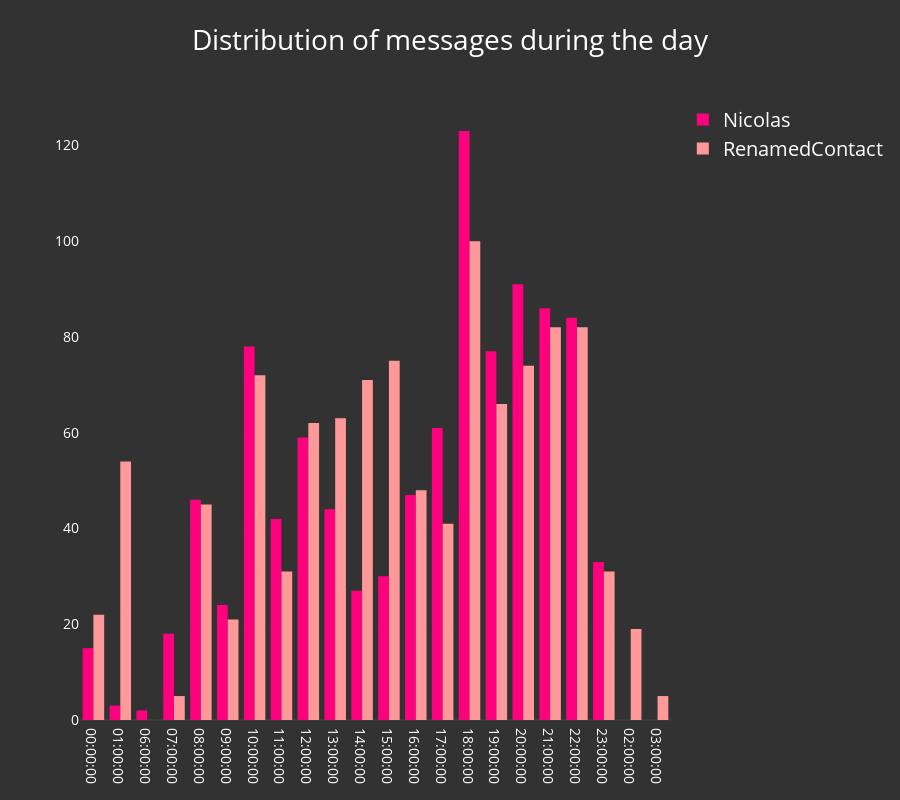

Notebook cell for this chart:
### Code cell
iplot(wa.plot_intraday_active_time(nb_mode=True))

### Figure 1 — Plotly figure (JSON) as saved in the notebook; plotly's stock layout.template omitted (floating-point values rounded to 4 significant figures; data arrays with more than 128 entries replaced by an {"elided": "..."} marker saying what was removed)
{"data": [{"marker": {"color": "rgba(255, 0, 127, 1)"}, "name": "Nicolas", "type": "histogram", "uid": "d67cd4cc-cdf4-4d6c-aa43-58885bebf50a", "x": {"elided": "990 str values"}}, {"marker": {"color": "rgba(255, 153, 153, 1)"}, "name": "RenamedContact", "type": "histogram", "uid": "73d0d410-0f0d-4e01-b938-f615b9b4adc0", "x": {"elided": "1069 str values"}}], "layout": {"font": {"color": "white", "size": 20}, "height": 800, "paper_bgcolor": "rgba(50, 50, 50, 1)", "plot_bgcolor": "rgba(50, 50, 50, 1)", "title": "Distribution of messages during the day", "xaxis": {"automargin": true, "showticklabels": true, "tickfont": {"color": "white", "size": 14}, "titlefont": {"color": "white", "size": 18}}, "yaxis": {"automargin": true, "showticklabels": true, "tickfont": {"color": "white", "size": 14}, "titlefont": {"color": "white", "size": 18}}}}
